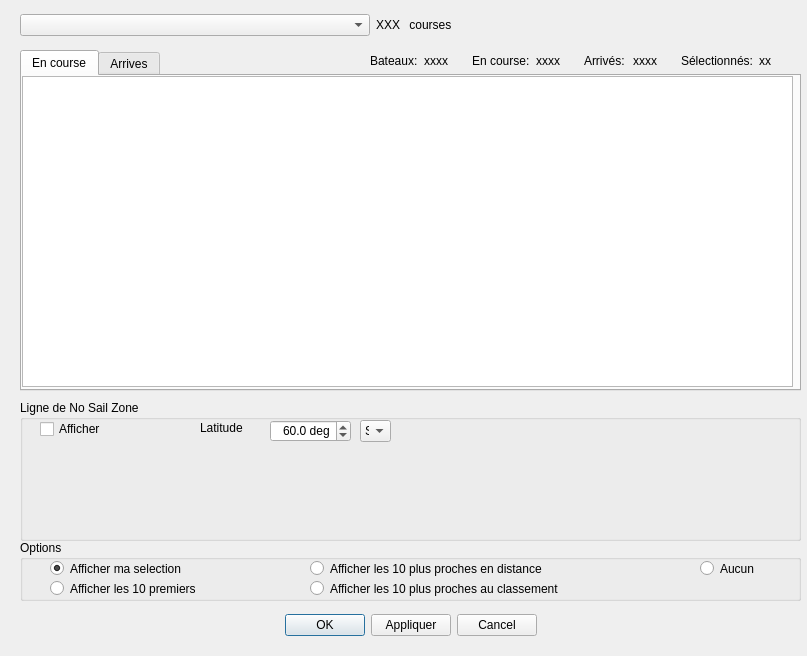
<?xml version="1.0" encoding="UTF-8"?>
<ui version="4.0">
 <class>race_dialog_ui</class>
 <widget class="QDialog" name="race_dialog_ui">
  <property name="geometry">
   <rect>
    <x>0</x>
    <y>0</y>
    <width>807</width>
    <height>656</height>
   </rect>
  </property>
  <property name="windowTitle">
   <string>Paramétre des courses</string>
  </property>
  <widget class="QWidget" name="widget" native="true">
   <property name="geometry">
    <rect>
     <x>10</x>
     <y>10</y>
     <width>791</width>
     <height>641</height>
    </rect>
   </property>
   <property name="sizePolicy">
    <sizepolicy hsizetype="Fixed" vsizetype="Fixed">
     <horstretch>0</horstretch>
     <verstretch>0</verstretch>
    </sizepolicy>
   </property>
   <property name="minimumSize">
    <size>
     <width>791</width>
     <height>641</height>
    </size>
   </property>
   <widget class="QWidget" name="layoutWidget">
    <property name="geometry">
     <rect>
      <x>10</x>
      <y>0</y>
      <width>781</width>
      <height>30</height>
     </rect>
    </property>
    <layout class="QHBoxLayout" name="horizontalLayout_4">
     <item>
      <widget class="QComboBox" name="chooser_raceList">
       <property name="sizePolicy">
        <sizepolicy hsizetype="Expanding" vsizetype="Fixed">
         <horstretch>0</horstretch>
         <verstretch>0</verstretch>
        </sizepolicy>
       </property>
      </widget>
     </item>
     <item>
      <widget class="QLabel" name="nbRace">
       <property name="text">
        <string>XXX</string>
       </property>
      </widget>
     </item>
     <item>
      <widget class="QLabel" name="label_3">
       <property name="text">
        <string> courses</string>
       </property>
      </widget>
     </item>
     <item>
      <spacer name="horizontalSpacer_4">
       <property name="orientation">
        <enum>Qt::Horizontal</enum>
       </property>
       <property name="sizeHint" stdset="0">
        <size>
         <width>40</width>
         <height>20</height>
        </size>
       </property>
      </spacer>
     </item>
    </layout>
   </widget>
   <widget class="QWidget" name="horizontalLayoutWidget">
    <property name="geometry">
     <rect>
      <x>360</x>
      <y>40</y>
      <width>431</width>
      <height>21</height>
     </rect>
    </property>
    <layout class="QHBoxLayout" name="horizontalLayout">
     <property name="sizeConstraint">
      <enum>QLayout::SetMinAndMaxSize</enum>
     </property>
     <item>
      <widget class="QLabel" name="label_2">
       <property name="text">
        <string>Bateaux:</string>
       </property>
      </widget>
     </item>
     <item>
      <widget class="QLabel" name="boatTotal">
       <property name="text">
        <string>xxxx</string>
       </property>
      </widget>
     </item>
     <item>
      <widget class="QLabel" name="label">
       <property name="text">
        <string>En course:</string>
       </property>
      </widget>
     </item>
     <item>
      <widget class="QLabel" name="boatRacing">
       <property name="text">
        <string>xxxx</string>
       </property>
      </widget>
     </item>
     <item>
      <widget class="QLabel" name="label_5">
       <property name="text">
        <string>Arrivés:</string>
       </property>
      </widget>
     </item>
     <item>
      <widget class="QLabel" name="boatArrived">
       <property name="text">
        <string>xxxx</string>
       </property>
      </widget>
     </item>
     <item>
      <widget class="QLabel" name="label_6">
       <property name="text">
        <string>Sélectionnés:</string>
       </property>
      </widget>
     </item>
     <item>
      <widget class="QLabel" name="boatSelect">
       <property name="text">
        <string>xx</string>
       </property>
      </widget>
     </item>
    </layout>
   </widget>
   <widget class="QTabWidget" name="tabWidget">
    <property name="geometry">
     <rect>
      <x>10</x>
      <y>40</y>
      <width>781</width>
      <height>341</height>
     </rect>
    </property>
    <property name="sizePolicy">
     <sizepolicy hsizetype="Preferred" vsizetype="Preferred">
      <horstretch>0</horstretch>
      <verstretch>0</verstretch>
     </sizepolicy>
    </property>
    <property name="currentIndex">
     <number>0</number>
    </property>
    <widget class="QWidget" name="tab">
     <attribute name="title">
      <string>En course</string>
     </attribute>
     <widget class="QTreeView" name="ranking">
      <property name="geometry">
       <rect>
        <x>0</x>
        <y>0</y>
        <width>771</width>
        <height>311</height>
       </rect>
      </property>
      <property name="sizePolicy">
       <sizepolicy hsizetype="Preferred" vsizetype="Preferred">
        <horstretch>0</horstretch>
        <verstretch>0</verstretch>
       </sizepolicy>
      </property>
      <property name="rootIsDecorated">
       <bool>false</bool>
      </property>
      <property name="uniformRowHeights">
       <bool>false</bool>
      </property>
      <property name="sortingEnabled">
       <bool>true</bool>
      </property>
     </widget>
    </widget>
    <widget class="QWidget" name="tab_2">
     <attribute name="title">
      <string>Arrives</string>
     </attribute>
     <widget class="QTreeView" name="arrived">
      <property name="geometry">
       <rect>
        <x>0</x>
        <y>0</y>
        <width>771</width>
        <height>311</height>
       </rect>
      </property>
      <property name="sizePolicy">
       <sizepolicy hsizetype="Preferred" vsizetype="Preferred">
        <horstretch>0</horstretch>
        <verstretch>0</verstretch>
       </sizepolicy>
      </property>
      <property name="rootIsDecorated">
       <bool>false</bool>
      </property>
      <property name="sortingEnabled">
       <bool>true</bool>
      </property>
     </widget>
    </widget>
   </widget>
   <widget class="QGroupBox" name="groupBox">
    <property name="geometry">
     <rect>
      <x>10</x>
      <y>390</y>
      <width>781</width>
      <height>141</height>
     </rect>
    </property>
    <property name="title">
     <string>Ligne de No Sail Zone</string>
    </property>
    <widget class="QCheckBox" name="displayNSZ">
     <property name="geometry">
      <rect>
       <x>20</x>
       <y>20</y>
       <width>111</width>
       <height>18</height>
      </rect>
     </property>
     <property name="text">
      <string>Afficher</string>
     </property>
    </widget>
    <widget class="QDoubleSpinBox" name="latNSZ">
     <property name="geometry">
      <rect>
       <x>250</x>
       <y>20</y>
       <width>81</width>
       <height>22</height>
      </rect>
     </property>
     <property name="alignment">
      <set>Qt::AlignRight|Qt::AlignTrailing|Qt::AlignVCenter</set>
     </property>
     <property name="suffix">
      <string> deg</string>
     </property>
     <property name="decimals">
      <number>1</number>
     </property>
     <property name="maximum">
      <double>90.000000000000000</double>
     </property>
     <property name="value">
      <double>60.000000000000000</double>
     </property>
    </widget>
    <widget class="QLabel" name="label_4">
     <property name="geometry">
      <rect>
       <x>180</x>
       <y>20</y>
       <width>61</width>
       <height>16</height>
      </rect>
     </property>
     <property name="text">
      <string>Latitude</string>
     </property>
    </widget>
    <widget class="QWidget" name="verticalLayoutWidget">
     <property name="geometry">
      <rect>
       <x>20</x>
       <y>50</y>
       <width>751</width>
       <height>80</height>
      </rect>
     </property>
     <layout class="QVBoxLayout" name="verticalLayout_4"/>
    </widget>
    <widget class="QComboBox" name="nsNSZ">
     <property name="geometry">
      <rect>
       <x>340</x>
       <y>20</y>
       <width>31</width>
       <height>22</height>
      </rect>
     </property>
     <property name="sizePolicy">
      <sizepolicy hsizetype="Preferred" vsizetype="Fixed">
       <horstretch>0</horstretch>
       <verstretch>0</verstretch>
      </sizepolicy>
     </property>
     <property name="currentIndex">
      <number>1</number>
     </property>
     <item>
      <property name="text">
       <string>N</string>
      </property>
     </item>
     <item>
      <property name="text">
       <string>S</string>
      </property>
     </item>
    </widget>
   </widget>
   <widget class="QGroupBox" name="groupBox_2">
    <property name="geometry">
     <rect>
      <x>10</x>
      <y>530</y>
      <width>781</width>
      <height>61</height>
     </rect>
    </property>
    <property name="title">
     <string>Options</string>
    </property>
    <widget class="QRadioButton" name="buttonMySelection">
     <property name="geometry">
      <rect>
       <x>30</x>
       <y>20</y>
       <width>241</width>
       <height>17</height>
      </rect>
     </property>
     <property name="text">
      <string>Afficher ma selection</string>
     </property>
     <property name="checked">
      <bool>true</bool>
     </property>
    </widget>
    <widget class="QRadioButton" name="button10First">
     <property name="geometry">
      <rect>
       <x>30</x>
       <y>40</y>
       <width>231</width>
       <height>17</height>
      </rect>
     </property>
     <property name="text">
      <string>Afficher les 10 premiers</string>
     </property>
    </widget>
    <widget class="QRadioButton" name="button10distance">
     <property name="geometry">
      <rect>
       <x>290</x>
       <y>20</y>
       <width>361</width>
       <height>17</height>
      </rect>
     </property>
     <property name="text">
      <string>Afficher les 10 plus proches en distance</string>
     </property>
    </widget>
    <widget class="QRadioButton" name="button10ranking">
     <property name="geometry">
      <rect>
       <x>290</x>
       <y>40</y>
       <width>371</width>
       <height>17</height>
      </rect>
     </property>
     <property name="text">
      <string>Afficher les 10 plus proches au classement</string>
     </property>
    </widget>
    <widget class="QRadioButton" name="buttonNone">
     <property name="geometry">
      <rect>
       <x>680</x>
       <y>20</y>
       <width>82</width>
       <height>17</height>
      </rect>
     </property>
     <property name="text">
      <string>Aucun</string>
     </property>
    </widget>
   </widget>
   <widget class="QWidget" name="layoutWidget">
    <property name="geometry">
     <rect>
      <x>10</x>
      <y>600</y>
      <width>781</width>
      <height>31</height>
     </rect>
    </property>
    <layout class="QHBoxLayout" name="_2">
     <item>
      <spacer>
       <property name="orientation">
        <enum>Qt::Horizontal</enum>
       </property>
       <property name="sizeHint" stdset="0">
        <size>
         <width>40</width>
         <height>20</height>
        </size>
       </property>
      </spacer>
     </item>
     <item>
      <widget class="QPushButton" name="btn_Ok">
       <property name="text">
        <string>OK</string>
       </property>
      </widget>
     </item>
     <item>
      <widget class="QPushButton" name="syncVal">
       <property name="text">
        <string>Appliquer</string>
       </property>
      </widget>
     </item>
     <item>
      <widget class="QPushButton" name="btn_cancel">
       <property name="text">
        <string>Cancel</string>
       </property>
      </widget>
     </item>
     <item>
      <spacer>
       <property name="orientation">
        <enum>Qt::Horizontal</enum>
       </property>
       <property name="sizeHint" stdset="0">
        <size>
         <width>40</width>
         <height>20</height>
        </size>
       </property>
      </spacer>
     </item>
    </layout>
   </widget>
  </widget>
 </widget>
 <resources/>
 <connections>
  <connection>
   <sender>chooser_raceList</sender>
   <signal>currentIndexChanged(int)</signal>
   <receiver>race_dialog_ui</receiver>
   <slot>chgRace(int)</slot>
   <hints>
    <hint type="sourcelabel">
     <x>62</x>
     <y>18</y>
    </hint>
    <hint type="destinationlabel">
     <x>262</x>
     <y>26</y>
    </hint>
   </hints>
  </connection>
  <connection>
   <sender>btn_Ok</sender>
   <signal>clicked()</signal>
   <receiver>race_dialog_ui</receiver>
   <slot>accept()</slot>
   <hints>
    <hint type="sourcelabel">
     <x>366</x>
     <y>636</y>
    </hint>
    <hint type="destinationlabel">
     <x>127</x>
     <y>277</y>
    </hint>
   </hints>
  </connection>
  <connection>
   <sender>btn_cancel</sender>
   <signal>clicked()</signal>
   <receiver>race_dialog_ui</receiver>
   <slot>reject()</slot>
   <hints>
    <hint type="sourcelabel">
     <x>528</x>
     <y>636</y>
    </hint>
    <hint type="destinationlabel">
     <x>415</x>
     <y>278</y>
    </hint>
   </hints>
  </connection>
  <connection>
   <sender>syncVal</sender>
   <signal>clicked()</signal>
   <receiver>race_dialog_ui</receiver>
   <slot>doSynch()</slot>
   <hints>
    <hint type="sourcelabel">
     <x>447</x>
     <y>614</y>
    </hint>
    <hint type="destinationlabel">
     <x>380</x>
     <y>20</y>
    </hint>
   </hints>
  </connection>
  <connection>
   <sender>button10First</sender>
   <signal>toggled(bool)</signal>
   <receiver>race_dialog_ui</receiver>
   <slot>tenFirstToggle(bool)</slot>
   <hints>
    <hint type="sourcelabel">
     <x>110</x>
     <y>598</y>
    </hint>
    <hint type="destinationlabel">
     <x>372</x>
     <y>340</y>
    </hint>
   </hints>
  </connection>
  <connection>
   <sender>buttonMySelection</sender>
   <signal>toggled(bool)</signal>
   <receiver>race_dialog_ui</receiver>
   <slot>myListToggle(bool)</slot>
   <hints>
    <hint type="sourcelabel">
     <x>105</x>
     <y>578</y>
    </hint>
    <hint type="destinationlabel">
     <x>372</x>
     <y>340</y>
    </hint>
   </hints>
  </connection>
  <connection>
   <sender>button10distance</sender>
   <signal>toggled(bool)</signal>
   <receiver>race_dialog_ui</receiver>
   <slot>tenFirstDistToggle(bool)</slot>
   <hints>
    <hint type="sourcelabel">
     <x>350</x>
     <y>578</y>
    </hint>
    <hint type="destinationlabel">
     <x>372</x>
     <y>340</y>
    </hint>
   </hints>
  </connection>
  <connection>
   <sender>button10ranking</sender>
   <signal>toggled(bool)</signal>
   <receiver>race_dialog_ui</receiver>
   <slot>tenFirstRankToggle(bool)</slot>
   <hints>
    <hint type="sourcelabel">
     <x>355</x>
     <y>598</y>
    </hint>
    <hint type="destinationlabel">
     <x>372</x>
     <y>340</y>
    </hint>
   </hints>
  </connection>
  <connection>
   <sender>buttonNone</sender>
   <signal>toggled(bool)</signal>
   <receiver>race_dialog_ui</receiver>
   <slot>noneToggle(bool)</slot>
   <hints>
    <hint type="sourcelabel">
     <x>570</x>
     <y>568</y>
    </hint>
    <hint type="destinationlabel">
     <x>403</x>
     <y>327</y>
    </hint>
   </hints>
  </connection>
  <connection>
   <sender>displayNSZ</sender>
   <signal>toggled(bool)</signal>
   <receiver>race_dialog_ui</receiver>
   <slot>NSZToggle(bool)</slot>
   <hints>
    <hint type="sourcelabel">
     <x>95</x>
     <y>428</y>
    </hint>
    <hint type="destinationlabel">
     <x>403</x>
     <y>327</y>
    </hint>
   </hints>
  </connection>
 </connections>
 <slots>
  <slot>chgRace(int)</slot>
  <slot>doSynch()</slot>
  <slot>myListToggle(bool)</slot>
  <slot>tenFirstToggle(bool)</slot>
  <slot>tenFirstDistToggle(bool)</slot>
  <slot>tenFirstRankToggle(bool)</slot>
  <slot>noneToggle(bool)</slot>
  <slot>NSZToggle(bool)</slot>
 </slots>
</ui>
